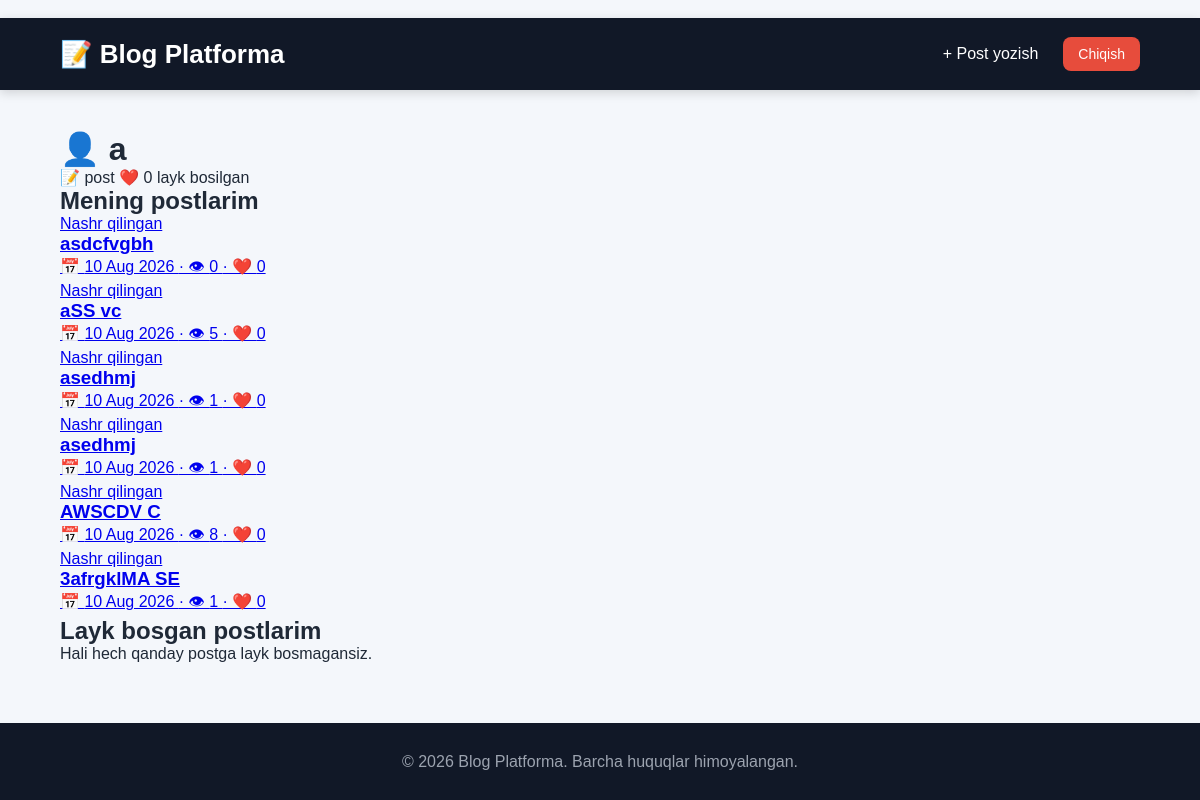
Before: /profile/ (signed in) with the older database file.
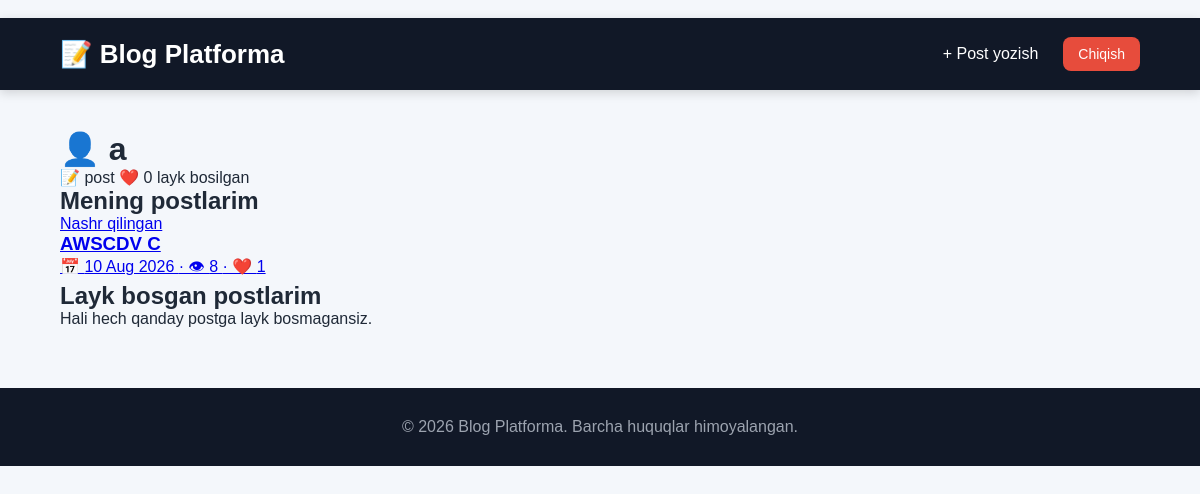
After: the same page with the newer database file.
### blog/models.py (models this page shows, shortened)
class Post(models.Model):
    STATUS_CHOICES = [
        ('PUBLISHED', 'Nashr qilingan'),
        ('PENDING', 'Tekshiruvda'),
    ]
    image = models.ImageField(
        upload_to='posts/',
        blank=True,
        null=True
    )
    title = models.CharField(max_length=200)
    slug = models.SlugField(max_length=220, unique=True, blank=True)
    desc = models.TextField()
    content = RichTextField()
    author = models.ForeignKey(settings.AUTH_USER_MODEL, on_delete=models.CASCADE)
    category = models.ForeignKey(Category, on_delete=models.CASCADE)
    status = models.CharField(max_length=20, choices=STATUS_CHOICES, default='PENDING')
    views_count = models.PositiveIntegerField(default=0)
    created_at = models.DateTimeField(auto_now_add=True)
    updated_at = models.DateTimeField(auto_now=True)

### blog/views.py (the view)
# urls.py: path('profile/', ProfileView.as_view(), name='profile'),
class ProfileView(
    LoginRequiredMixin,
    ListView
):
    model = Post
    template_name = 'blog/profile.html'
    context_object_name = 'posts'
    paginate_by = 6
    def get_queryset(self):
        return Post.objects.filter(
            author=self.request.user
        ).order_by(
            '-created_at'
        )
    def get_context_data(self, **kwargs):
        context = super().get_context_data(**kwargs)
        context['liked_posts'] = Post.objects.filter(
            likes__user=self.request.user,
            status='PUBLISHED'
        ).order_by(
            '-created_at'
        )
        return context

### blog/context_processors.py (called while the page is built)
def recent_posts(request):
    posts = Post.objects.filter(status='PUBLISHED').order_by('-created_at')[:5]
    return {'recent_sidebar_posts': posts}

### blog/templates/blog/profile.html (shortened to what this page needs)
{% extends 'base.html' %}
{% block content %}
<div class="profile-header">
<h1>👤 {{ user.username }}</h1>
<div class="profile-stats">
<span class="stat">📝 {{ posts.paginator.count }} post</span>
<span class="stat">❤️ {{ liked_posts.count }} layk bosilgan</span>
</div>
</div>
<h2 class="section-title">Mening postlarim</h2>
{% if posts %}
<div class="posts-grid">
{% for post in posts %}
<a href="{% url 'post-detail' post.slug %}" class="post-card">
<span class="status {% if post.status == 'PUBLISHED' %}status-published{% else %}status-pending{% endif %}">{{ post.get_status_display }}</span>
<h3>{{ post.title }}</h3>
<div class="meta">📅 {{ post.created_at|date:"d M Y" }} · 👁 {{ post.views_count }} · ❤️ {{ post.likes.count }}</div>
</a>
{% endfor %}
</div>
{% else %}
<div class="empty">Siz hali post yozmagansiz.</div>
{% endif %}
<h2 class="section-title">Layk bosgan postlarim</h2>
{% if liked_posts %}
<div class="posts-grid">
{% for post in liked_posts %}
<a href="{% url 'post-detail' post.slug %}" class="post-card">
<h3>{{ post.title }}</h3>
<div class="meta">👤 {{ post.author.username }} · 📅 {{ post.created_at|date:"d M Y" }}</div>
</a>
{% endfor %}
</div>
{% else %}
<div class="empty">Hali hech qanday postga layk bosmagansiz.</div>
{% endif %}
{% endblock %}

Changed rows visible on the page:
removed Post: status "Nashr qilingan", title "asdcfvgbh", created_at "10 Aug 2026", views_count "0", likes.count "0"
removed Post: status "Nashr qilingan", title "aSS vc", created_at "10 Aug 2026", views_count "5", likes.count "0"
removed Post: status "Nashr qilingan", title "asedhmj", created_at "10 Aug 2026", views_count "1", likes.count "0"
removed Post: status "Nashr qilingan", title "asedhmj", created_at "10 Aug 2026", views_count "1", likes.count "0"
removed Post: status "Nashr qilingan", title "3afrgklMA SE", created_at "10 Aug 2026", views_count "1", likes.count "0"
computed for Post "AWSCDV C": likes.count "0" → "1"
